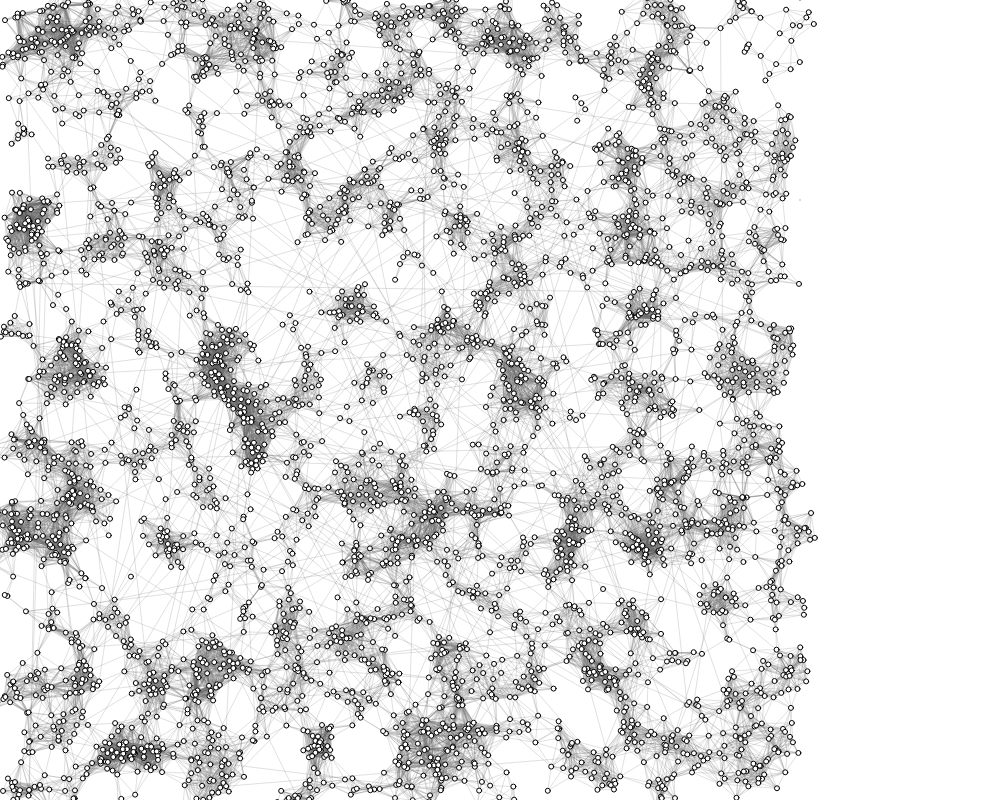
Frame 1 (no input)
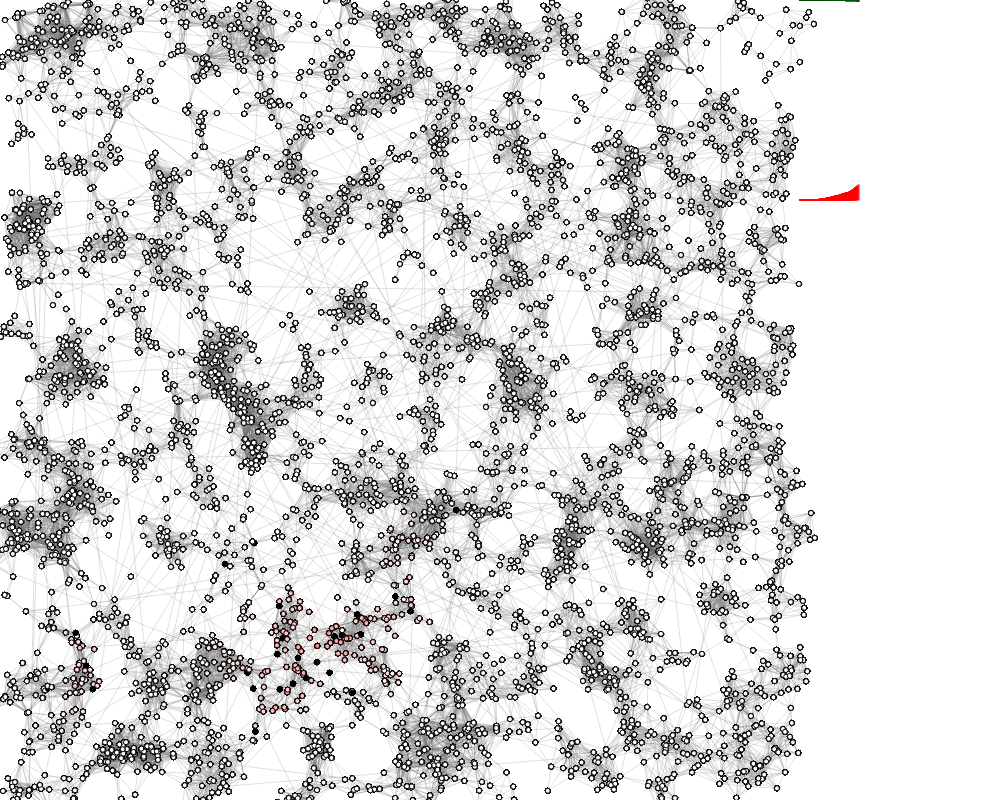
Frame 60 (no input)
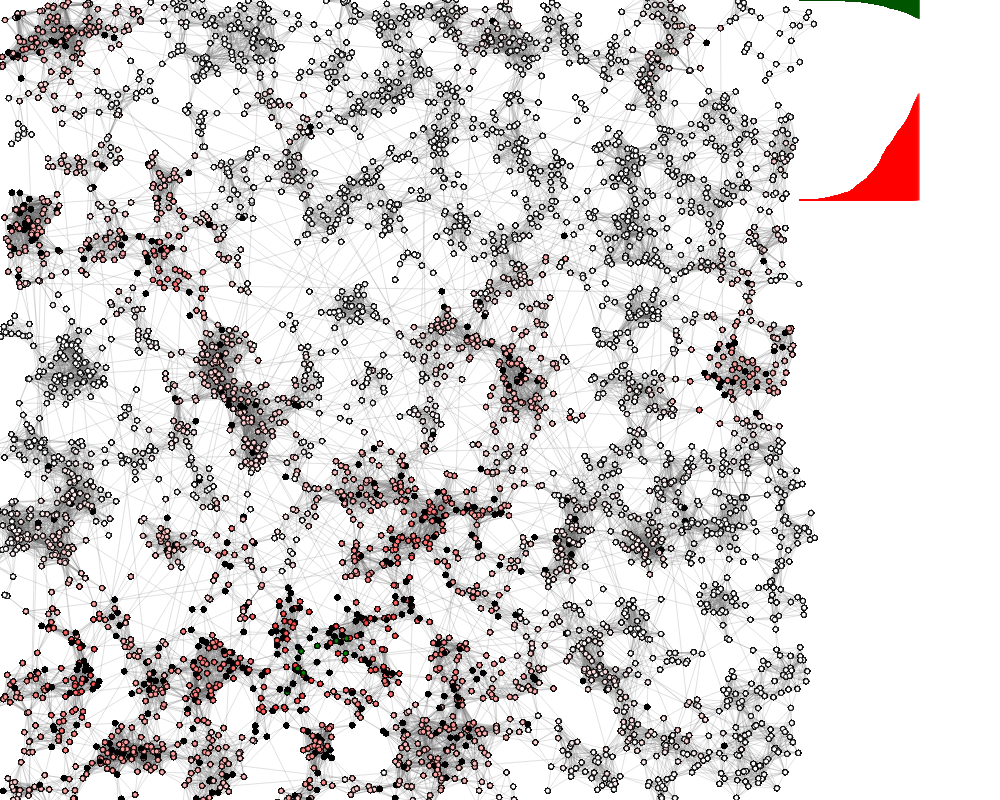
Frame 120 (the mouse pressed at the canvas centre since frame 60)

The p5.js sketch that drew these frames (run headless with seeded random() and noise() and a simulated clock; from frame 60 on, the mouse is pressed at the canvas centre):

// p5.js sketch
// ── sketch.js
const side = 800;
const controlWidth = 200;
const centroidCount = 1000;
const maxFamily = 8;
const maxFamRadius = 20;
const dot = 5;
const nearDist = 30;
const farProb = 0.00001;
const DEAD = -1;
const IMMUNE = -2;

const transProb = 0.01;
const virusLife = 100;
const colorInc = Math.floor(255 / virusLife);
const deathProb = 0.005;

const agentList = [];
var wave = [];
const history = [];
const plotHeight = 200;

function getDist(a, b) {
    xDist = a.x - b.x;
    yDist = a.y - b.y;
    let distance = Math.sqrt(xDist*xDist + yDist*yDist);
    return distance;
}

function setup() {
    createCanvas(side + controlWidth, side);

    for (let i = 0; i < centroidCount; i++) {
        let x = Math.random() * side;
        let y = Math.random() * side;

        // fill(0);
        // ellipse(x,y,dot,dot);

        let familySize = Math.ceil(Math.random() * maxFamily) ;
        for (let j = 0; j < familySize; j++) {
            let angle = Math.random() * 2 * Math.PI;
            let dist = Math.random() * maxFamRadius;

            let dx = Math.cos(angle) * dist;
            let dy = Math.sin(angle) * dist;


            // stroke(0);
            // fill(255);
            // ellipse(x+dx,y+dy,dot,dot);

            agent = {
                x:x+dx,
                y:y+dy,
                join:[],
                state:0,
            };
            agentList.push(agent);
        }
    }

    stroke('rgba(100,100,100,0.2)')
    for (let a of agentList) {
        for (let b of agentList) {
            let farLink = Math.random() < farProb;
            if ((getDist(a,b) < nearDist) || farLink) {
                if (!a.join.includes(b) && !b.join.includes(a)) {
                    a.join.push(b);
                    b.join.push(a);
                    line(a.x,a.y,b.x,b.y);                    
                }
            }
        }
    }

    let seed = Math.floor(Math.random() * agentList.length);
    let seedAgent = agentList[seed];
    seedAgent.state = 1;
    wave.push(seedAgent);

    moment = {
        dead: 0,
        immune: 0,
        infected: 1,
    };
    history.push(moment);

}

function draw() {

    stroke(0);
    for (let agent of agentList) {
        if (agent.state > 0) {
            let shade = agent.state * colorInc;
            fill(255,255-shade,255-shade);
        } else if (agent.state == DEAD) {
            fill(0);
        } else if (agent.state == IMMUNE) {
            fill('green');
        } else {
            fill(255);            
        }
        ellipse(agent.x,agent.y,dot,dot);
    }

    for (const [i, moment] of history.entries()) {
        scale = plotHeight / agentList.length;
        x = side + i;

        y = 0;
        deadLen = moment.dead * scale;
        stroke(0);
        line(x,y,x,deadLen);

        y = deadLen;
        immuneLen = moment.immune * scale;
        stroke('green');
        line(x,y,x,immuneLen);

        y = plotHeight;
        infectLen = moment.infected * scale;
        stroke('red');
        line(x,y,x,y - infectLen);
    }


    newWave = [];
    for (let agent of wave) {
        if (agent.state > 0) {
            for (let near of agent.join) {
                if (Math.random() < transProb && near.state == 0) {
                    near.state = 1;
                    newWave.push(near);                    
                }
            }
        }
    }

    for (let agent of agentList) {
        if (agent.state > 0) {
            if (agent.state < virusLife) {
                if (Math.random() < deathProb) {
                    agent.state = DEAD;                    
                } else {
                    agent.state++;
                    newWave.push(agent);
                }
            } else {
                agent.state = IMMUNE;
            }
        }
    }

    let infected = 0;
    let dead = 0;
    let immune = 0;
    for (let agent of agentList) {
        if (agent.state > 0) {
            infected++;
        } else if (agent.state == DEAD) {
            dead++;
        } else if (agent.state == IMMUNE) {
            immune++;
        }
    }  
    let moment = {
        dead: dead,
        immune: immune,
        infected: infected,
    };
    history.push(moment);

    wave = newWave;

}
